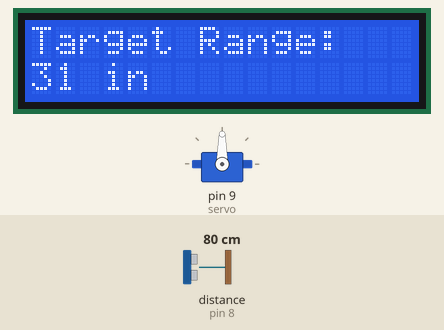
Bench run of a sketch on a simulated Arduino Uno, built with avr-gcc and run on an emulated ATmega328P. Parts: 16×2 character LCD, servo. Wiring (inferred from the names in the program): ultrasonic range finder: trigger pin 8; echo pin 8. The inputs (shaded band) are chosen by the test bench; at power-on: distance to the obstacle (sensor on pin 8) 80 cm. The echo pulse lasts 58.3 µs per cm.

Above: at 1.2 s.
1.3 s: distance to the obstacle (sensor on pin 8) set to 7 cm
At 1.44 s:
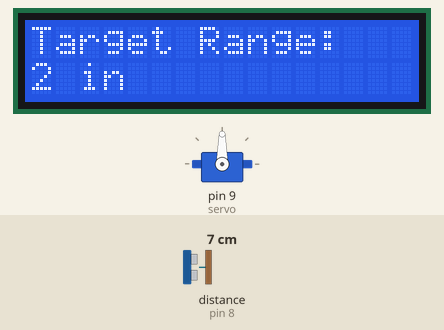
2.9 s: distance to the obstacle (sensor on pin 8) set to 4 cm
At 3.47 s:
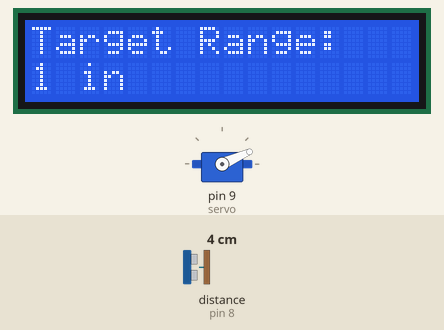
5.7 s: distance to the obstacle (sensor on pin 8) set to 2 cm
At 8.56 s:
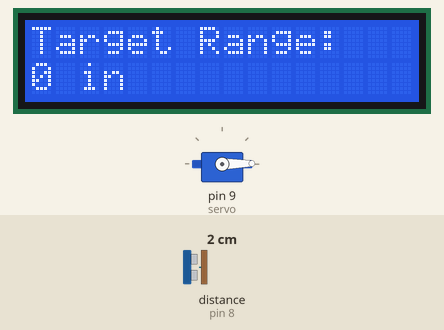
8.7 s: distance to the obstacle (sensor on pin 8) set to 4 cm
At 9.52 s:
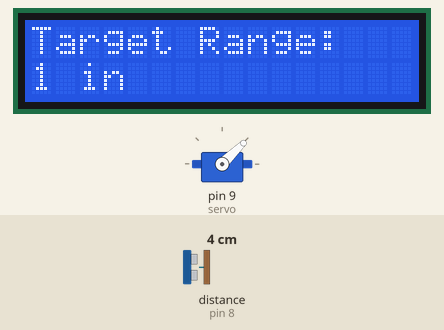
Timing chart, 0 to 12.4 s (numbered marks = the images above; inputs shaded):
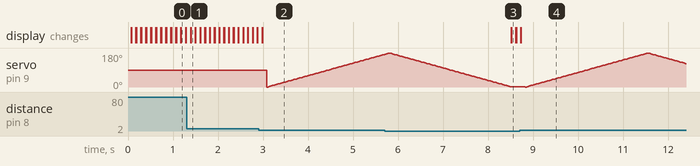

Measured:
- the behaviour switches between 6 and 5 cm on distance to the obstacle (sensor on pin 8) (found by bisection; images 1 and 2)
- the behaviour switches between 2 and 3 cm on distance to the obstacle (sensor on pin 8) (found by bisection; images 3 and 4)
- after the input at 1.3 s, the display: first differs from a run without the input after 0.09 s (image 1)
- after the input at 2.9 s, the display: first differs from a run without the input after 0.08 s (image 2)
- after the input at 5.7 s, the display: first differs from a run without the input after 2.8 s (image 3)
- after the input at 8.7 s, the display: first differs from a run without the input at once (image 4)

The sketch:

nixon.ino
```cpp
#include <LiquidCrystal.h>
#include <Servo.h>

Servo servo;
const int pingPin = 8;
int pos = 0;

LiquidCrystal lcd(12, 11, 5, 4, 3, 2);

void setup()
{
  lcd.begin(16, 2);
  lcd.setCursor(0, 2);
  servo.attach(9);
}

void loop() {
  lcd.clear();
  long duration, inches, cm;

  pinMode(pingPin, OUTPUT);
  digitalWrite(pingPin, LOW);
  delayMicroseconds(2);
  digitalWrite(pingPin, HIGH);
  delayMicroseconds(5);
  digitalWrite(pingPin, LOW);

  pinMode(pingPin, INPUT);
  duration = pulseIn(pingPin, HIGH);

  inches = microsecondsToInches(duration);
  cm = microsecondsToCentimeters(duration);

  lcd.setCursor(0, 0);
  lcd.print("Target Range:");
  lcd.setCursor(0, 1);
  lcd.print(inches);

  if(inches > 99)
  {
    lcd.setCursor(4, 1);
  }
  else if(inches < 100 && inches > 9)
  {
    lcd.setCursor(3, 1);
  }
  else if(inches < 10)
  {
    lcd.setCursor(2, 1);
  }
  lcd.print("in");
  delay(100);

  if (inches < 2 && inches > 0)
  {
    Serial.write(pos);
    for(pos = 0; pos < 180; pos += 1)
    {
      servo.write(pos);
      delay(15);
    }
    for(pos = 180; pos>=1; pos-=1)
    {
      servo.write(pos);
      delay(15);
    }
  }
}

long microsecondsToInches(long microseconds)
{
  return microseconds / 74 / 2;
}

long microsecondsToCentimeters(long microseconds)
{
  return microseconds / 29 / 2;
}
```
